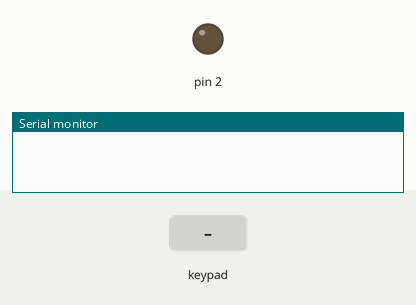
Bench run of a sketch on a simulated Arduino Uno, built with avr-gcc and run on an emulated ATmega328P. Parts: output pins drawn as LEDs (lit = HIGH), the last lines printed to the serial monitor. The inputs (shaded band) are chosen by the test bench.

Above: at 1.2 s.
1.3 s: keypad keys 9 3 6 5 # pressed 0.4 s apart
At 3.5 s:
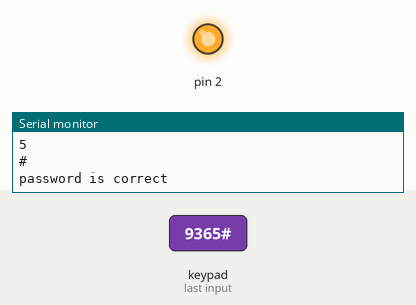
4.8 s: key '*' pressed
6.3 s: key '#' pressed
Timing chart, 0 to 9.3 s (numbered marks = the images above; inputs shaded):
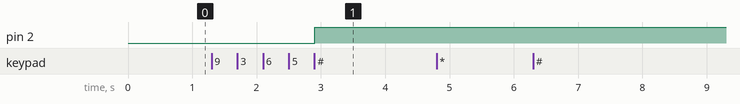

The sketch:

vissenspraak.ino
```cpp
#include <Keypad.h>

const int ROW_NUM = 4; //four rows
const int COLUMN_NUM = 3; //three columns

char keys[ROW_NUM][COLUMN_NUM] = {
  {'1','2','3'},
  {'4','5','6'},
  {'7','8','9'},
  {'*','0','#'}
};

byte pin_rows[ROW_NUM] = {9, 8, 7, 6}; //connect to the row pinouts of the keypad
byte pin_column[COLUMN_NUM] = {5, 4, 3}; //connect to the column pinouts of the keypad

Keypad keypad = Keypad( makeKeymap(keys), pin_rows, pin_column, ROW_NUM, COLUMN_NUM );

String input_password;
String password;

void setup(){
  Serial.begin(9600);
  input_password.reserve(32); // maximum input characters is 33, change if needed
  pinMode(2, OUTPUT);
  password = "9365";
}

void loop(){
  char key = keypad.getKey();

  if (key){
    Serial.println(key);

    if(key == '*') {
      input_password = ""; // clear input password
    } else if(key == '#') {
      if(password == input_password) {
        Serial.println("password is correct");
        // DO YOUR WORK HERE
		digitalWrite(2, HIGH);

      } else {
        Serial.println("password is incorrect, try again");
      }

      input_password = ""; // clear input password
    } else {
      input_password += key; // append new character to input password string
    }
  }
}
```

Measured:
- after the input at 1.3 s, pin 2: LOW → HIGH after 1.6 s
